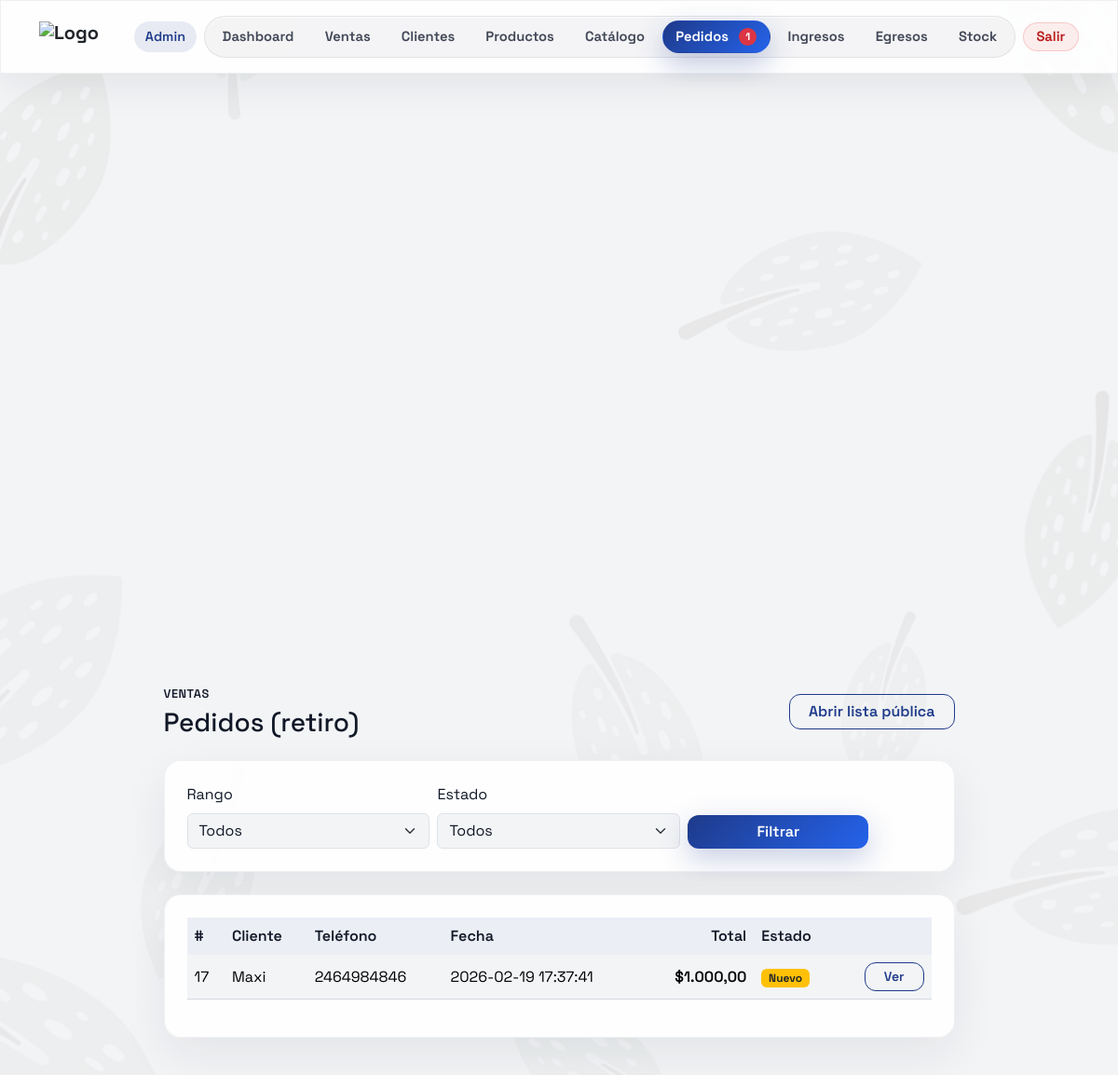
Screenshot of /pedidos.php (signed in) with the database file from the repository.
### tables this page shows
CREATE TABLE `customer_orders` (
  `id` int(10) UNSIGNED NOT NULL,
  `created_by` int(10) UNSIGNED NOT NULL,
  `customer_name` varchar(190) NOT NULL,
  `customer_phone` varchar(40) DEFAULT NULL,
  `customer_email` varchar(190) DEFAULT NULL,
  `customer_dni` varchar(32) DEFAULT NULL,
  `customer_address` varchar(255) DEFAULT NULL,
  `notes` text DEFAULT NULL,
  `currency` char(3) NOT NULL DEFAULT 'ARS',
  `total_cents` int(10) UNSIGNED NOT NULL DEFAULT 0,
  `status` enum('new','confirmed','cancelled','fulfilled') NOT NULL DEFAULT 'new',
  `created_at` timestamp NOT NULL DEFAULT current_timestamp()
);

### src/config.php (called while the page is built, shortened)
<?php
$localConfigPath = dirname(__DIR__) . DIRECTORY_SEPARATOR . 'config.local.php';
return [
    'app' => [
        'name' => getenv('APP_NAME') ?: (defined('APP_NAME') ? APP_NAME : 'Dietetic'),
        'env' => getenv('APP_ENV') ?: (defined('APP_ENV') ? APP_ENV : 'production'),
        'base_url' => getenv('APP_BASE_URL') ?: (defined('APP_BASE_URL') ? APP_BASE_URL : ''),
    ],
    'db' => [
        'host' => getenv('DB_HOST') ?: (defined('DB_HOST') ? DB_HOST : 'localhost'),
        'name' => getenv('DB_NAME') ?: (defined('DB_NAME') ? DB_NAME : ''),
        'user' => getenv('DB_USER') ?: (defined('DB_USER') ? DB_USER : ''),
        'pass' => getenv('DB_PASS') ?: (defined('DB_PASS') ? DB_PASS : ''),
        'charset' => getenv('DB_CHARSET') ?: (defined('DB_CHARSET') ? DB_CHARSET : 'utf8mb4'),
    ],
    'security' => [
        'session_name' => getenv('SESSION_NAME') ?: (defined('SESSION_NAME') ? SESSION_NAME : 'dietetic_session'),
    ],
    'speech' => [
        'openai_api_key' => getenv('OPENAI_API_KEY') ?: (defined('OPENAI_API_KEY') ? OPENAI_API_KEY : ''),
        'openai_transcribe_model' => getenv('OPENAI_TRANSCRIBE_MODEL') ?: (defined('OPENAI_TRANSCRIBE_MODEL') ? OPENAI_TRANSCRIBE_MODEL : 'whisper-1'),
    ],
    'google_maps' => [
        'api_key' => getenv('GOOGLE_MAPS_API_KEY') ?: (defined('GOOGLE_MAPS_API_KEY') ? GOOGLE_MAPS_API_KEY : ''),
    ],
    'public_catalog' => [
        'enabled' => (string)(getenv('PUBLIC_CATALOG_ENABLED') ?: (defined('PUBLIC_CATALOG_ENABLED') ? PUBLIC_CATALOG_ENABLED : '1')),
        'user_id' => (string)(getenv('PUBLIC_CATALOG_USER_ID') ?: (defined('PUBLIC_CATALOG_USER_ID') ? PUBLIC_CATALOG_USER_ID : '')),
    ],
];

### src/bootstrap.php (called while the page is built, shortened)
<?php
$config = require __DIR__ . DIRECTORY_SEPARATOR . 'config.php';
require_once __DIR__ . DIRECTORY_SEPARATOR . 'auth.php';
require_once __DIR__ . DIRECTORY_SEPARATOR . 'invoices.php';
require_once __DIR__ . DIRECTORY_SEPARATOR . 'sales.php';
require_once __DIR__ . DIRECTORY_SEPARATOR . 'orders.php';
function app_config(): array
{
    $configCache = require __DIR__ . DIRECTORY_SEPARATOR . 'config.php';
    return $configCache;
}
function e(string $value): string
{
    return htmlspecialchars($value, ENT_QUOTES | ENT_SUBSTITUTE, 'UTF-8');
}

### src/auth.php (called while the page is built, shortened)
<?php
function auth_user_id(): ?int
{
    $id = $_SESSION['user_id'] ?? null;
    if (is_int($id) && $id > 0) {
        return $id;
    }
    return null;
}

### src/orders.php (called while the page is built, shortened)
<?php
function orders_supports_tables(PDO $pdo): bool
{
    static $cache = null;
    if (is_bool($cache)) {
        return $cache;
    }
    try {
        $stmt = $pdo->prepare(
            "SELECT COUNT(*)
             FROM INFORMATION_SCHEMA.TABLES
             WHERE TABLE_SCHEMA = DATABASE()
               AND TABLE_NAME IN ('customer_orders','customer_order_items')"
        );
        $stmt->execute();
        $cache = ((int)$stmt->fetchColumn() >= 2);
        return $cache;
    } catch (Throwable $e) {
        $cache = false;
        return false;
    }
}
function orders_count_status(PDO $pdo, int $createdBy, string $status = ''): int
{
    if (!orders_supports_tables($pdo)) {
        return 0;
    }
    $createdBy = (int)$createdBy;
    $status = trim($status);
    $sql = 'SELECT COUNT(*) FROM customer_orders WHERE created_by = :user_id';
    $params = ['user_id' => $createdBy];
    if ($status !== '') {
        $sql .= ' AND status = :status';
        $params['status'] = $status;
    }
    $stmt = $pdo->prepare($sql);
    $stmt->execute($params);
    return (int)$stmt->fetchColumn();
}
function orders_count_new(PDO $pdo, int $createdBy): int
{
    return orders_count_status($pdo, $createdBy, 'new');
}
function orders_list(PDO $pdo, int $createdBy, string $status = '', int $limit = 200): array
{
    $createdBy = (int)$createdBy;
    $limit = max(1, min(500, (int)$limit));
    $status = trim($status);
    $where = 'created_by = :created_by';
    $params = ['created_by' => $createdBy];
    $stmt = $pdo->prepare(
        'SELECT id, customer_name, COALESCE(customer_phone, "") AS customer_phone, COALESCE(customer_address, "") AS customer_address,
                COALESCE(notes, "") AS notes, currency, total_cents, status, created_at
         FROM customer_orders
         WHERE ' . $where . '
         ORDER BY created_at DESC, id DESC
         LIMIT ' . $limit
    );
    $stmt->execute($params);
    $rows = $stmt->fetchAll();
    $out = [];
    foreach ($rows as $r) {
        $out[] = [
            'id' => (int)($r['id'] ?? 0),
            'customer_name' => (string)($r['customer_name'] ?? ''),
            'customer_phone' => (string)($r['customer_phone'] ?? ''),
            'customer_address' => (string)($r['customer_address'] ?? ''),
            'notes' => (string)($r['notes'] ?? ''),
            'currency' => (string)($r['currency'] ?? 'ARS'),
            'total_cents' => (int)($r['total_cents'] ?? 0),
            'status' => (string)($r['status'] ?? 'new'),
            'created_at' => (string)($r['created_at'] ?? ''),
        ];
    }
    return $out;
}

### src/invoices.php (called while the page is built, shortened)
<?php
function money_format_cents(int $cents, string $currency = 'USD'): string
{
    $amount = $cents / 100;
    $symbol = match (strtoupper($currency)) {
        'ARS' => '$',
        'USD' => '$',
        'EUR' => '€',
        default => strtoupper($currency) . ' ',
    };
    return $symbol . number_format($amount, 2, ',', '.');
}

### public/pedidos.php (the view, shortened to what this page needs)
<?php
require_once __DIR__ . '/../src/bootstrap.php';
$config = app_config();
$appName = (string)($config['app']['name'] ?? 'Dietetic');
$userId = (int)auth_user_id();
$newOrdersCount = 0;
try {
  $pdoNav = db($config);
  $newOrdersCount = orders_count_new($pdoNav, $userId);
} catch (Throwable $e) {
  error_log('pedidos.php nav count error: ' . $e->getMessage());
  $newOrdersCount = 0;
}
$error = '';
$statusFilter = trim((string)($_GET['status'] ?? ''));
$scope = trim((string)($_GET['scope'] ?? ''));
$tz = new DateTimeZone('America/Argentina/Buenos_Aires');
$now = new DateTimeImmutable('now', $tz);
$todayStart = $now->setTime(0, 0, 0);
$todayEnd = $todayStart->modify('+1 day');
$rows = [];
try {
    $pdo = db($config);
    if ($scope === 'today') {
      $rows = orders_list_between($pdo, $userId, $todayStart, $todayEnd, $statusFilter, 300);
    } else {
      $rows = orders_list($pdo, $userId, $statusFilter, 200);
    }
} catch (Throwable $e) {
    error_log('pedidos.php load error: ' . $e->getMessage());
    $rows = [];
    if ($error === '') {
        $error = (($config['app']['env'] ?? 'production') === 'production')
            ? 'No se pudieron cargar los pedidos. ¿Ejecutaste el schema.sql?'
            : ('Error: ' . $e->getMessage());
    }
}
$badge = function (string $status): string {
    return match ($status) {
        'new' => 'bg-warning text-dark',
        'confirmed' => 'bg-primary',
        'fulfilled' => 'bg-success',
        'cancelled' => 'bg-danger',
        default => 'bg-secondary',
    };
};
$label = function (string $status): string {
    return match ($status) {
        'new' => 'Nuevo',
        'confirmed' => 'Confirmado',
        'fulfilled' => 'Entregado',
        'cancelled' => 'Cancelado',
        default => $status,
    };
};
?>
<!doctype html>
<html lang="es">
<head>
  <link href="https://cdn.jsdelivr.net/npm/bootstrap@5.3.3/dist/css/bootstrap.min.css" rel="stylesheet">
  <link rel="stylesheet" href="/brand.css?v=20260318-1">
</head>
<body class="has-leaves-bg">
<div class="bg-leaves" aria-hidden="true">
  <div class="bg-leaf leaf-1"></div>
  <div class="bg-leaf leaf-2"></div>
  <div class="bg-leaf leaf-3"></div>
  <div class="bg-leaf leaf-4"></div>
  <div class="bg-leaf leaf-6"></div>
  <div class="bg-leaf leaf-7"></div>
  <div class="bg-leaf leaf-8"></div>
  <div class="bg-leaf leaf-10"></div>
  <div class="bg-leaf leaf-12"></div>
</div>
<nav class="navbar navbar-expand-lg navbar-glass sticky-top">
  <div class="container py-2">
    <a class="navbar-brand d-flex align-items-center gap-2 fw-bold text-dark mb-0 h4 text-decoration-none" href="/dashboard" aria-label="<?= e($appName) ?>">
      <img src="/logo.png" alt="Logo" class="navbar-logo">
    </a>
    <div class="ms-auto d-flex align-items-center gap-2 justify-content-end">
      <span class="pill d-none d-lg-inline-flex">Admin</span>
      <div class="d-none d-lg-flex align-items-center gap-2 justify-content-end">
        <div class="nav-shell" role="navigation" aria-label="Secciones">
          <a class="nav-link-pill" href="/dashboard">Dashboard</a>
          <a class="nav-link-pill" href="/sales">Ventas</a>
          <a class="nav-link-pill" href="/customers">Clientes</a>
          <a class="nav-link-pill" href="/products">Productos</a>
          <a class="nav-link-pill" href="/catalogo">Catálogo</a>
          <a class="nav-link-pill is-active" href="/pedidos" aria-current="page">Pedidos<?php if ($newOrdersCount > 0): ?><span class="badge rounded-pill text-bg-danger ms-1"><?= e((string)$newOrdersCount) ?></span><?php endif; ?></a>
          <a class="nav-link-pill" href="/income">Ingresos</a>
          <a class="nav-link-pill" href="/expense">Egresos</a>
          <a class="nav-link-pill" href="/stock">Stock</a>
        </div>
        <form method="post" action="/logout.php" class="d-flex">
          <button type="submit" class="nav-link-pill nav-link-pill--danger">Salir</button>
        </form>
      </div>
    </div>
  </div>
</nav>
<main class="container page-shell">
  <div class="row justify-content-center">
    <div class="col-12 col-lg-10 col-xl-9">
      <div class="d-flex flex-column flex-md-row align-items-md-center justify-content-between mb-4 gap-3">
        <div>
          <p class="muted-label mb-1">Ventas</p>
          <h1 class="h3 mb-0">Pedidos (retiro)</h1>
        </div>
        <div class="d-flex gap-2 flex-wrap">
          <a class="btn btn-outline-primary action-btn" href="/lista_precios">Abrir lista pública</a>
        </div>
      </div>
      <div class="card card-lift mb-4">
        <div class="card-body p-4">
          <form class="row g-2 align-items-end" method="get" action="/pedidos">
            <div class="col-12 col-md-4">
              <label class="form-label" for="scope">Rango</label>
              <select class="form-select" id="scope" name="scope">
                <option value="" <?= $scope === '' ? 'selected' : '' ?>>Todos</option>
              </select>
            </div>
            <div class="col-12 col-md-4">
              <label class="form-label" for="status">Estado</label>
              <select class="form-select" id="status" name="status">
                <option value="" <?= $statusFilter === '' ? 'selected' : '' ?>>Todos</option>
              </select>
            </div>
            <div class="col-12 col-md-3">
              <button class="btn btn-primary action-btn w-100" type="submit">Filtrar</button>
            </div>
          </form>
        </div>
      </div>
      <div class="card card-lift">
        <div class="card-body p-4">
          <div class="table-responsive">
            <table class="table align-middle">
              <thead>
              <tr>
                <th>#</th>
                <th>Cliente</th>
                <th>Teléfono</th>
                <th>Fecha</th>
                <th class="text-end">Total</th>
                <th>Estado</th>
                <th class="text-end"></th>
              </tr>
              </thead>
              <tbody>
              <?php if (count($rows) === 0): ?>
                <tr>
                  <td colspan="7" class="text-center text-muted py-4">No hay pedidos.</td>
                </tr>
              <?php else: ?>
                <?php foreach ($rows as $r): ?>
                  <tr>
                    <td><?= e((string)($r['id'] ?? '')) ?></td>
                    <td><?= e((string)($r['customer_name'] ?? '')) ?></td>
                    <td><?= e((string)($r['customer_phone'] ?? '')) ?></td>
                    <td><?= e((string)($r['created_at'] ?? '')) ?></td>
                    <td class="text-end fw-semibold"><?= e(money_format_cents((int)($r['total_cents'] ?? 0), (string)($r['currency'] ?? 'ARS'))) ?></td>
                    <td><span class="badge <?= e($badge((string)($r['status'] ?? ''))) ?>"><?= e($label((string)($r['status'] ?? ''))) ?></span></td>
                    <?php
                      $qs = [];
                      $qs[] = 'view=' . rawurlencode((string)($r['id'] ?? 0));
                      $viewHref = '/pedidos?' . implode('&', $qs);
                    ?>
                    <td class="text-end"><a class="btn btn-outline-primary btn-sm action-btn" href="<?= e($viewHref) ?>">Ver</a></td>
                  </tr>
                <?php endforeach; ?>
              <?php endif; ?>
              </tbody>
            </table>
          </div>
        </div>
      </div>
    </div>
  </div>
</main>
</body>
</html>

### public/brand.css (style rules this page uses)
:root { --brand-sage: #3B82F6; --brand-ink: #1E3A8A; --brand-sand: #F3F4F6; --brand-sage-rgb: 59, 130, 246; --brand-ink-rgb: 30, 58, 138; --brand-sand-rgb: 243, 244, 246; --bs-primary: var(--brand-ink); --bs-primary-rgb: var(--brand-ink-rgb); --bs-link-color: var(--brand-ink); --bs-link-hover-color: var(--brand-sage); --bs-body-color: #111827; --bs-body-bg: var(--brand-sand); }
body.has-leaves-bg { background-color: #F3F4F6 !important; background-image: none !important; }
.btn-primary { --bs-btn-color: #fff; --bs-btn-bg: var(--brand-ink); --bs-btn-border-color: var(--brand-ink); --bs-btn-hover-bg: #2563EB; --bs-btn-hover-border-color: #2563EB; --bs-btn-active-bg: #2563EB; --bs-btn-active-border-color: #2563EB; }
.btn-outline-primary { --bs-btn-color: var(--brand-ink); --bs-btn-border-color: var(--brand-ink); --bs-btn-hover-bg: rgba(var(--brand-ink-rgb), 0.08); --bs-btn-hover-border-color: var(--brand-ink); --bs-btn-hover-color: var(--brand-ink); --bs-btn-active-bg: rgba(var(--brand-ink-rgb), 0.14); --bs-btn-active-border-color: var(--brand-ink); --bs-btn-active-color: var(--brand-ink); }
.has-leaves-bg { position: relative; }
.has-leaves-bg .bg-leaves { position: fixed; inset: 0; pointer-events: none; z-index: 0; overflow: hidden; }
.has-leaves-bg > :not(.bg-leaves) { position: relative; z-index: 1; }
.has-leaves-bg .bg-leaf { position: absolute; background: url('/fondo.png') no-repeat center / contain; opacity: .12; filter: drop-shadow(0 18px 40px rgba(15,23,42,.08)); }
.has-leaves-bg .bg-leaf.leaf-1 { width: 240px; height: 240px; left: -90px; top: 80px; transform: rotate(-18deg); opacity: .08; }
.has-leaves-bg .bg-leaf.leaf-2 { width: 320px; height: 320px; right: -140px; top: -110px; transform: rotate(22deg) scaleX(-1); opacity: .09; }
.has-leaves-bg .bg-leaf.leaf-3 { width: 210px; height: 210px; right: -70px; top: 38%; transform: rotate(145deg); opacity: .07; }
.has-leaves-bg .bg-leaf.leaf-4 { width: 280px; height: 280px; left: -140px; top: 52%; transform: rotate(95deg) scaleX(-1); opacity: .06; }
.has-leaves-bg .bg-leaf.leaf-6 { width: 220px; height: 220px; left: 62%; top: 18%; transform: rotate(28deg); opacity: .06; }
.has-leaves-bg .bg-leaf.leaf-7 { width: 160px; height: 160px; right: 14%; top: 58%; transform: rotate(-120deg) scaleX(-1); opacity: .05; }
.has-leaves-bg .bg-leaf.leaf-8 { width: 260px; height: 260px; right: -110px; bottom: 80px; transform: rotate(35deg); opacity: .06; }
.has-leaves-bg .bg-leaf.leaf-10 { width: 340px; height: 340px; left: -160px; bottom: -140px; transform: rotate(75deg); opacity: .06; }
.has-leaves-bg .bg-leaf.leaf-12 { width: 230px; height: 230px; right: 34%; bottom: 22%; transform: rotate(110deg); opacity: .05; }

### rows the page displays
customer_orders: id "17", customer_name "Maxi", customer_phone "2464984846", created_at "2026-02-19 17:37:41", total_cents+currency "$1.000,00", status "Nuevo"

### other values shown
$newOrdersCount "1"
